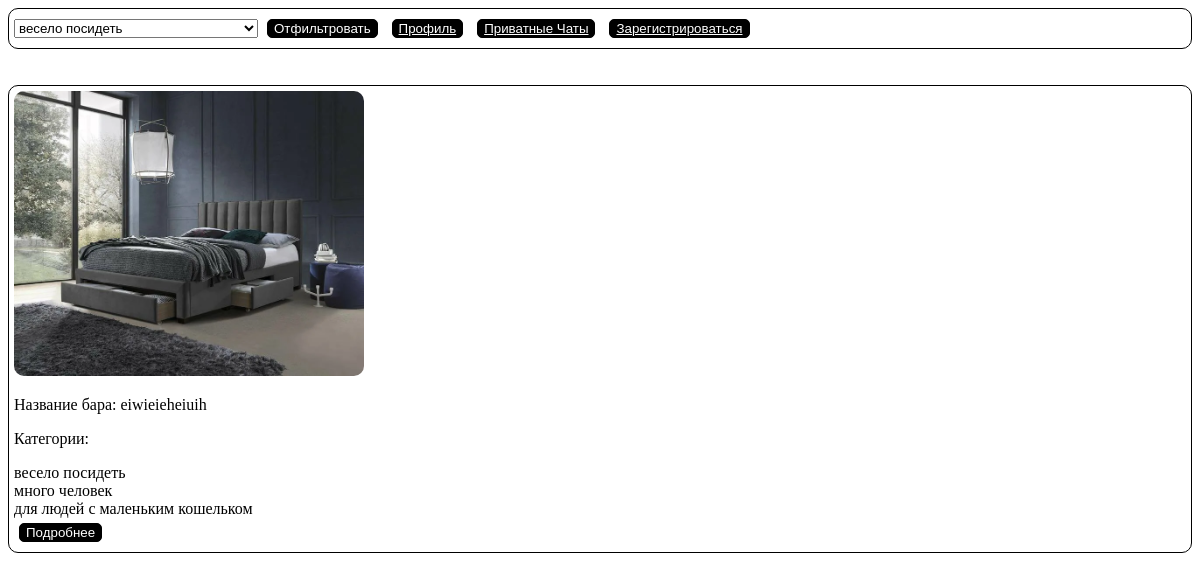
The page / on the database its author committed.
### bars/models.py (models this page shows, shortened)
class Bars(models.Model):
    owner_bar = models.ForeignKey(
        to=Users,
        on_delete=models.CASCADE
    )
    name = models.CharField(max_length=100)
    description = models.CharField(max_length=100)
    img = models.ImageField(upload_to='bars_img')
    bar_category = models.ManyToManyField(
        to=Category,
        db_index=True
    )
    public = models.BooleanField(
        default=True,
        db_index=True
    )

class Category(models.Model):
    cat_name = models.CharField(max_length=100)
    def __str__(self):
        return self.cat_name

### bars/views.py (the view, shortened to what this page needs)
# urls.py: path('', views.Main.as_view(), name='main'),
class Main(View):
    def get(self, request):
        bars = Bars.objects.filter(public=True)
        return render(request, 'bars/main.html', {'bars': bars})

### bars/templates/bars/main.html (shortened to what this page needs)
<!DOCTYPE html>
<html lang="ru">
<head>
    {% load static %}
    <link rel="stylesheet" href="{% static 'bars/styles.css' %}">
</head>
<body>
    <div>
        <form method="post">
            <select name="bar_category" id="bar_category">
                <option value="1">весело посидеть</option>
            </select>
            <button name="button" value="filter" type="submit">Отфильтровать</button>
            <button type="button">
                <a href="{% url 'users:profile' %}">Профиль</a>
            </button>
            <button type="button">
                <a href="{% url 'private_chats:main_chats' %}">Приватные Чаты</a>
            </button>
            <button type="button">
                <a href="{% url 'users:register' %}">Зарегистрироваться</a>
            </button>
        </form>
    </div>
    <br>
    {% for i in bars %}
    <br>
    <div>
        <img src="{{i.img.url}}" alt="где фото?">
        <p>Название бара: {{i.name}}</p>
        <p>Категории:</p>
        {% for cat in i.bar_category.all %}
        {{cat}}<br>
        {% endfor %}
        <form method="post">
            <button name="button" value="{{i.pk}}" type="submit">Подробнее</button>
        </form>
    </div>
    {% endfor %}
</body>
</html>

### bars/static/bars/styles.css (style rules this page uses)
img { width: 350px; border-radius: 10px; }
button { border: 1px solid black; border-radius: 5px; background: black; color: white; margin: 5px; }
a { color: white; }
div { border: 1px solid black; border-radius: 10px; padding: 5px; }

### rows shown on the page
Bars: img (picture), name "eiwieieheiuih", {{ i.pk }} 15 (drawn)
Category: cat_name "весело посидеть"
Category: cat_name "много человек"
Category: cat_name "для людей с маленьким кошельком"
